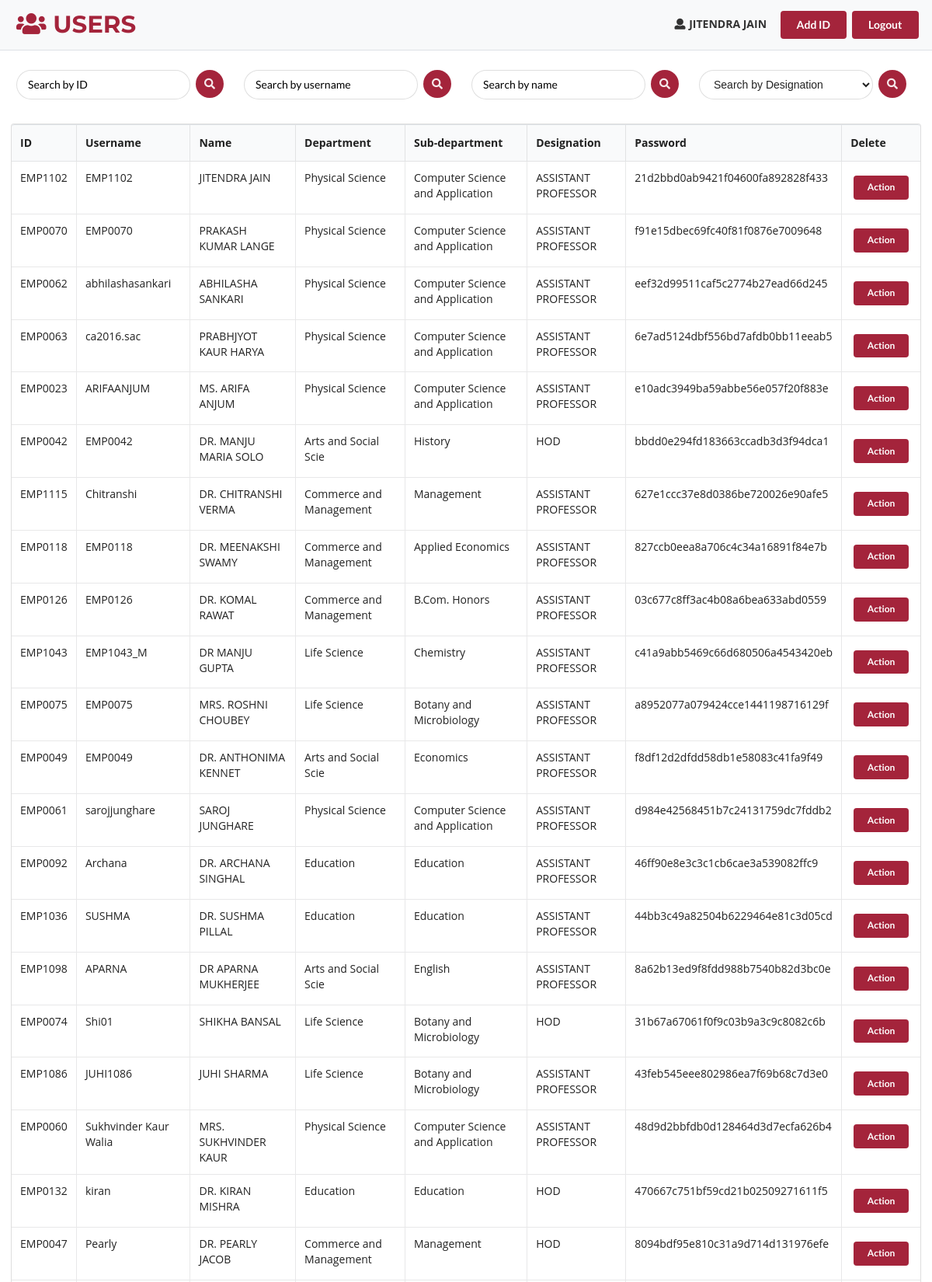
/users.php (signed in, upper part), run on the app's committed database.
### tables this page shows
CREATE TABLE `users` (
  `id` int(11) NOT NULL,
  `tid` varchar(20) NOT NULL,
  `username` varchar(100) NOT NULL,
  `name` varchar(100) NOT NULL,
  `sup_depart` varchar(100) NOT NULL,
  `department` varchar(100) NOT NULL,
  `designation` varchar(50) NOT NULL,
  `password` varchar(100) NOT NULL,
  `ischeck` varchar(100) NOT NULL
);

### users.php (the view, shortened to what this page needs)
<?php include("header.php") ?>
<nav class="navbar navbar-expand-lg navbar-light bg-light border-bottom">
    <h2 class="ml-2 my-0 nav-head"><i class="fa fa-users fa-fw" aria-hidden="true"></i> USERS</h2>
    <div class="collapse navbar-collapse" id="navbarSupportedContent">
        <ul class="navbar-nav ml-auto mt-2 mt-lg-0">
        <p id="username" class="mt-0 mr-3 mt-3"><i class='user icon'></i><strong><?php echo $_SESSION['name'] ?></strong></p>
        <a href="admin-dashboard.php"><button type="submit" class="ui button bg-red mx-1 my-2" id="insert-id">Add ID</button></a>
        <a href="index.php?logout='1'"><button type="submit" class="ui button bg-red mx-1 my-2" id="insert-id">Logout</button></a>
        </ul>
    </div>
 </nav>
<div class="mx-3">
<div class="filter-grid-users my-2">
        <div>
          <form method="get" action="users.php" class="ui form my-3 mx-2">
            <div class="fields">
              <div class="thirteen wide field ">
              <input type="text" name="filter_ID" class="search-bar my-1" placeholder="Search by ID" required>
              </div>
              <button type="submit" class="circular ui inline icon button search-btn my-1">
                <i class="search icon"></i>
              </button>
            </div>
          </form>
        </div>
        <div>
            <form method="get" action="users.php" class="ui form my-3 mx-2">
                <div class="fields">
                    <div class="thirteen wide field">
                        <input type="text" name="filter_username" class="search-bar my-1" placeholder="Search by username" required>
                    </div>
                    <button type="submit" class="circular ui inline icon button search-btn my-1">
                    <i class="search icon"></i>
                    </button>
                </div>
            </form>
        </div>
        <div>
            <form method="get" action="users.php" class="ui form my-3 mx-2">
                <div class="fields">
                    <div class="thirteen wide field">
                        <input type="text" name="filter_name" class="search-bar my-1" placeholder="Search by name" required>
                    </div>
                    <button type="submit" class="circular ui inline icon button search-btn my-1">
                    <i class="search icon"></i>
                    </button>
                </div>
            </form>
        </div>
        <div>
        <form method="get" action="users.php" class="ui form my-3 mx-2">
          <div class="fields">
            <div class="thirteen wide field input">
              <select class="ui fluid dropdown search-day my-1" name="filter_designation" required>
                          <option value="">Search by Designation</option>
                </select>
              </div>
              <button type="submit" class="circular ui inline icon button search-btn my-1">
                <i class="search icon"></i>
              </button>
            </div>
          </form>
        </div>
      </div>
<table class="ui celled table my-3">
  <thead>
	  <tr id="table-head">
      <th>ID</th>
      <th>Username</th>
      <th>Name</th>
      <th>Department</th>
      <th>Sub-department</th>
      <th>Designation</th>
      <th>Password</th>
      <th>Delete</th>
    </tr>
  </thead>
  <tbody>
      <?php
        $filter_ID = $_GET['filter_ID'] != "" ? $_GET['filter_ID'] : "empty";
        $filter_username = $_GET['filter_username'] != "" ? $_GET['filter_username'] : "";
        $filter_name = $_GET['filter_name'] != "" ? $_GET['filter_name'] : "";
        $filter_designation = $_GET['filter_designation'] != "" ? $_GET['filter_designation'] : "";
        if ($filter_ID != "empty") {
            $sql = "SELECT * FROM `users` WHERE `tid`='$filter_ID'";
        } else if ($filter_username != "") {
            $sql = "SELECT * FROM `users` WHERE `username` LIKE '$filter_username%'";
        } else if ($filter_name != "") {
            $sql = "SELECT * FROM `users` WHERE `name` LIKE '$filter_name%'";
        } else if ($filter_designation != "") {
            $sql = "SELECT * FROM `users` WHERE `designation` LIKE '$filter_designation'";
        } else {
            $sql = "SELECT * FROM `users` WHERE 1";
        }
		$result = $db-> query($sql);
		if($result-> num_rows > 0){
			while ($row = $result-> fetch_assoc()) {
                if ($row["username"]=='admin') {
                    continue;
                }
               ?>
               <tr>
                   <td><?php echo $row["tid"] ?></td>
                   <td><?php echo $row["username"]  ?></td>
                   <td><?php echo strtoupper($row["name"])  ?></td>
                   <td><?php echo $row["sup_depart"]  ?></td>
                   <td><?php echo $row["department"]  ?></td>
                   <td><?php echo $row["designation"] == "Professor"?"ASSISTANT PROFESSOR" : strtoupper($row["designation"])  ?></td>
                   <td><?php echo $row["password"]  ?></td>
                  <td id='del'>
                    <a href="user-delete.php?id=<?php echo $row['id']?>&username=<?php echo $row['username'] ?>"><button type="submit" class="ui button bg-red mx-1 my-2 tiny" id="insert-id">Action</button></a>
                  </td>
                </tr>
		<?php	}
		}
	?>
  </tbody>
</table>
</div>
<?php include("footer.php") ?>

### CSS/simple-sidebar.css (style rules this page uses)
.bg-red { background: #a4243b !important; color: white !important; }
.nav-head { color: #a4243b; text-align: center !important; font-size: 2.2em; font-family: "Montserrat", sans-serif !important; }

### CSS/style.css (style rules this page uses)
body { background: white; }
.search-bar { border-radius: 45px !important; }
.search-btn { background: #a4243b !important; box-shadow: none !important; color: #fff !important; height: fit-content; }
::placeholder { color: #000 !important; }
.search-day { font-size: 1em; line-height: 1.21428571em; padding: 0.67857143em 1em !important; border-radius: 45px !important; border: 1px solid rgba(34, 36, 38, 0.15) !important; }
.filter-grid-users { display: grid; grid-template-columns: 1fr 1fr 1fr 1fr; }

### data on the page
users: tid "EMP1102", username "EMP1102", name "JITENDRA JAIN", sup_depart "Physical Science", department "Computer Science and Application", designation "ASSISTANT PROFESSOR", password "21d2bbd0ab9421f04600fa892828f433"
users: tid "EMP0070", username "EMP0070", name "PRAKASH KUMAR LANGE", sup_depart "Physical Science", department "Computer Science and Application", designation "ASSISTANT PROFESSOR", password "f91e15dbec69fc40f81f0876e7009648"
users: tid "EMP0062", username "abhilashasankari", name "ABHILASHA SANKARI", sup_depart "Physical Science", department "Computer Science and Application", designation "ASSISTANT PROFESSOR", password "eef32d99511caf5c2774b27ead66d245"
users: tid "EMP0063", username "ca2016.sac", name "PRABHJYOT KAUR HARYA", sup_depart "Physical Science", department "Computer Science and Application", designation "ASSISTANT PROFESSOR", password "6e7ad5124dbf556bd7afdb0bb11eeab5"
users: tid "EMP0023", username "ARIFAANJUM", name "MS. ARIFA ANJUM", sup_depart "Physical Science", department "Computer Science and Application", designation "ASSISTANT PROFESSOR", password "e10adc3949ba59abbe56e057f20f883e"
users: tid "EMP0042", username "EMP0042", name "DR. MANJU MARIA SOLO", sup_depart "Arts and Social Scie", department "History", designation "HOD", password "bbdd0e294fd183663ccadb3d3f94dca1"
users: tid "EMP1115", username "Chitranshi", name "DR. CHITRANSHI VERMA", sup_depart "Commerce and Management", department "Management", designation "ASSISTANT PROFESSOR", password "627e1ccc37e8d0386be720026e90afe5"
users: tid "EMP0118", username "EMP0118", name "DR. MEENAKSHI SWAMY", sup_depart "Commerce and Management", department "Applied Economics", designation "ASSISTANT PROFESSOR", password "827ccb0eea8a706c4c34a16891f84e7b"
users: tid "EMP0126", username "EMP0126", name "DR. KOMAL RAWAT", sup_depart "Commerce and Management", department "B.Com. Honors", designation "ASSISTANT PROFESSOR", password "03c677c8ff3ac4b08a6bea633abd0559"
users: tid "EMP1043", username "EMP1043_M", name "DR MANJU GUPTA", sup_depart "Life Science", department "Chemistry", designation "ASSISTANT PROFESSOR", password "c41a9abb5469c66d680506a4543420eb"
users: tid "EMP0075", username "EMP0075", name "MRS. ROSHNI CHOUBEY", sup_depart "Life Science", department "Botany and Microbiology", designation "ASSISTANT PROFESSOR", password "a8952077a079424cce1441198716129f"
users: tid "EMP0049", username "EMP0049", name "DR. ANTHONIMA KENNET", sup_depart "Arts and Social Scie", department "Economics", designation "ASSISTANT PROFESSOR", password "f8df12d2dfdd58db1e58083c41fa9f49"
users: tid "EMP0061", username "sarojjunghare", name "SAROJ JUNGHARE", sup_depart "Physical Science", department "Computer Science and Application", designation "ASSISTANT PROFESSOR", password "d984e42568451b7c24131759dc7fddb2"
users: tid "EMP0092", username "Archana", name "DR. ARCHANA SINGHAL", sup_depart "Education", department "Education", designation "ASSISTANT PROFESSOR", password "46ff90e8e3c3c1cb6cae3a539082ffc9"
users: tid "EMP1036", username "SUSHMA", name "DR. SUSHMA PILLAL", sup_depart "Education", department "Education", designation "ASSISTANT PROFESSOR", password "44bb3c49a82504b6229464e81c3d05cd"
users: tid "EMP1098", username "APARNA", name "DR APARNA MUKHERJEE", sup_depart "Arts and Social Scie", department "English", designation "ASSISTANT PROFESSOR", password "8a62b13ed9f8fdd988b7540b82d3bc0e"
users: tid "EMP0074", username "Shi01", name "SHIKHA BANSAL", sup_depart "Life Science", department "Botany and Microbiology", designation "HOD", password "31b67a67061f0f9c03b9a3c9c8082c6b"
users: tid "EMP1086", username "JUHI1086", name "JUHI SHARMA", sup_depart "Life Science", department "Botany and Microbiology", designation "ASSISTANT PROFESSOR", password "43feb545eee802986ea7f69b68c7d3e0"
users: tid "EMP0060", username "Sukhvinder Kaur Walia", name "MRS. SUKHVINDER KAUR", sup_depart "Physical Science", department "Computer Science and Application", designation "ASSISTANT PROFESSOR", password "48d9d2bbfdb0d128464d3d7ecfa626b4"
users: tid "EMP0132", username "kiran", name "DR. KIRAN MISHRA", sup_depart "Education", department "Education", designation "HOD", password "470667c751bf59cd21b02509271611f5"
users: tid "EMP0047", username "Pearly", name "DR. PEARLY JACOB", sup_depart "Commerce and Management", department "Management", designation "HOD", password "8094bdf95e810c31a9d714d131976efe"

### other printed values
$_SESSION['name'] "JITENDRA JAIN"
